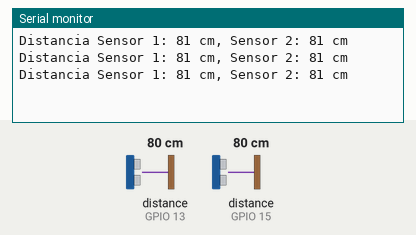
Bench run of a sketch on a simulated ESP32. Shown: the last lines printed to the serial monitor. The test bench sets the inputs (shaded band); at power-on: distance to the obstacle (sensors on GPIO 13, GPIO 15) 80 cm. The echo pulse lasts 58.3 µs per cm.

Above: at 1.3 s.
1.4 s: distance to the obstacle (sensor on GPIO 13) set to 2 cm
At 2.0 s:
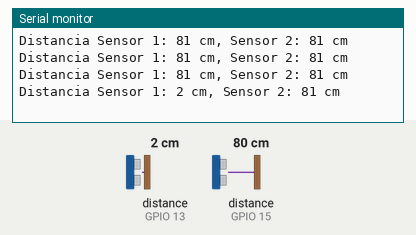
2.9 s: distance to the obstacle (sensor on GPIO 15) set to 2 cm
At 3.5 s:
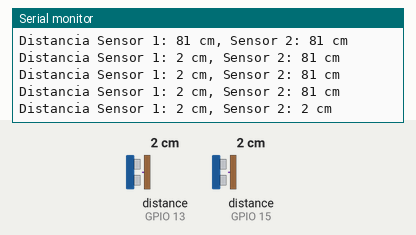
4.4 s: distance to the obstacle (sensor on GPIO 13) set to 4 cm
At 5.0 s:
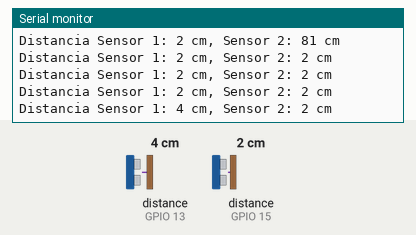
5.9 s: distance to the obstacle (sensor on GPIO 15) set to 4 cm
At 6.5 s:
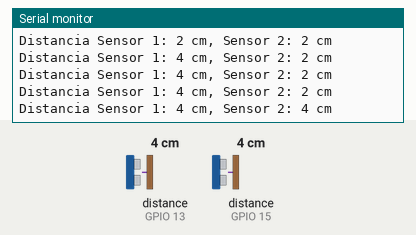
Timing chart, 0 to 8.4 s (numbered marks = the images above; inputs shaded):
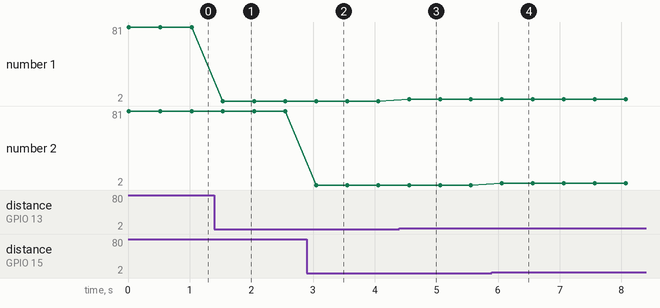

Measured:
- after the input at 1.4 s, the serial monitor: prints a new line after 0.14 s (image 1)
- after the input at 2.9 s, the serial monitor: prints a new line after 0.15 s (image 2)
- after the input at 4.4 s, the serial monitor: prints a new line after 0.16 s (image 3)
- after the input at 5.9 s, the serial monitor: prints a new line after 0.16 s (image 4)
- plotted number 1: 2 → 4 after the input at 4.4 s

The sketch:

pruebaesp32.ino
```cpp
#include <NewPing.h>

#define TRIGGER_PIN_1 12
#define ECHO_PIN_1 13
#define TRIGGER_PIN_2 14
#define ECHO_PIN_2 15

NewPing sonar1(TRIGGER_PIN_1, ECHO_PIN_1);
NewPing sonar2(TRIGGER_PIN_2, ECHO_PIN_2);

volatile unsigned long startTime1 = 0;
volatile unsigned long endTime1 = 0;
volatile bool echoPinState1 = false;

volatile unsigned long startTime2 = 0;
volatile unsigned long endTime2 = 0;
volatile bool echoPinState2 = false;

void setup() {
  Serial.begin(115200);

  pinMode(ECHO_PIN_1, INPUT);
  pinMode(ECHO_PIN_2, INPUT);

  attachInterrupt(digitalPinToInterrupt(ECHO_PIN_1), echoInterrupt1, CHANGE);
  attachInterrupt(digitalPinToInterrupt(ECHO_PIN_2), echoInterrupt2, CHANGE);
}

void loop() {
  unsigned long distance1;
  unsigned long distance2;

  noInterrupts(); // Desactivar interrupciones para evitar cambios durante las mediciones
  distance1 = sonar1.ping_cm();
  distance2 = sonar2.ping_cm();
  interrupts(); // Reactivar interrupciones

  Serial.print("Distancia Sensor 1: ");
  Serial.print(distance1);
  Serial.print(" cm, Sensor 2: ");
  Serial.print(distance2);
  Serial.println(" cm");

  delay(500);
}

void echoInterrupt1() {
  if (digitalRead(ECHO_PIN_1) == HIGH) {
    startTime1 = micros();
  } else {
    endTime1 = micros();
  }
}

void echoInterrupt2() {
  if (digitalRead(ECHO_PIN_2) == HIGH) {
    startTime2 = micros();
  } else {
    endTime2 = micros();
  }
}
```
